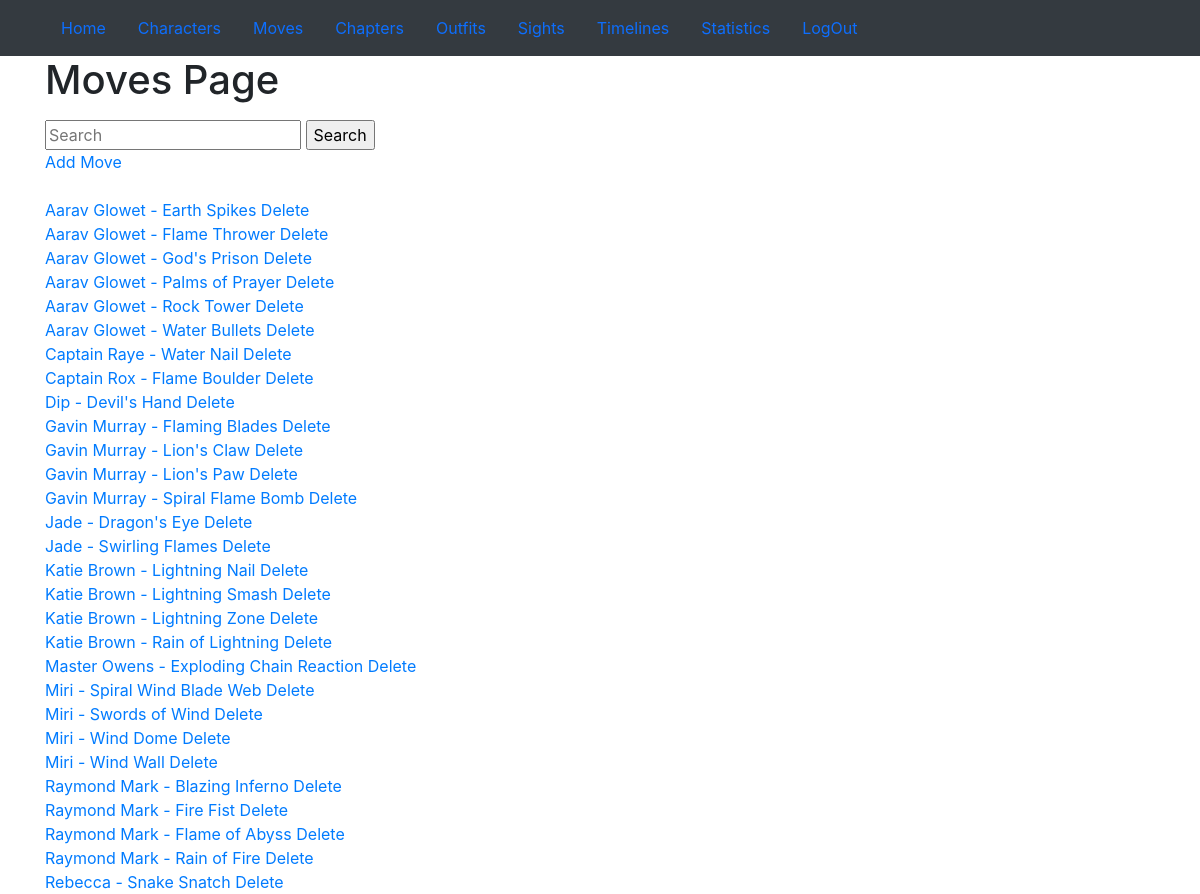
Page /light_novel/moves/ (signed in) on the committed database.
### light_novel/models.py (models this page shows, shortened)
class Move(models.Model):
    name = models.CharField(max_length=200, unique=True)
    description = models.TextField(unique=True)
    owner = models.ForeignKey(Character, null=True, related_name='character_name', on_delete=models.CASCADE)
    first_seen = models.CharField(max_length=100, null=True, blank=True)
    class Meta:
        ordering = ['owner', 'name']

class Character(models.Model):
    gender_choices = (("M", "M"), ("F", "F"))
    element_choices = (("Fire", "Fire"), ('Wind','Wind'), ('Water','Water'), ('Earth','Earth'), ('Lightning', 'Lightning'), ('Random', 'Random'), ('None', 'None'))
    hair_choices = (('black', 'black'), ('brown', 'brown'), ('blond', 'blond'), ('red', 'red'), ('grey', 'grey'))
    hair_length_choices = (('Short', 'Short'),('Medium', 'Medium'),('Long', 'Long'))
    eye_colour_choices = (('black', 'black'), ('brown', 'brown'), ('blue', 'blue'), ('grey', 'grey'), ('green', 'green'))
    main_side_choices = (('main', 'main'), ('side', 'side'))
    height_choices = (('short', 'short'), ('medium', 'medium'), ('tall', 'tall'))
    skin_choices = (('Fair', 'Fair'), ('Brown', 'Brown'), ('Black', 'Black'), ('Light', 'Light'))
    opti_pesi_choices = (('Optimistic', 'Optimistic'), ('Pessimistic', 'Pessimistic'))
    intro_extro_choices = (('Introvert', 'Introvert'), ('Extrovert', 'Extrovert'))
    bool_choices = ((True, 'Yes'), (False, 'No'))
    finance_choices = (('Rich', 'Rich'), ('Middle', 'Middle'), ('Poor', 'Poor'))
    raised_choices = (('Nurtured', 'Nurtured'), ('Neglected', 'Neglected'))
    relationship_choices = (('Single', 'Single'), ('With Someone', 'With Someone'))
    name = models.CharField(max_length=200, unique=True)
    gender = models.CharField(max_length=10, choices=gender_choices, blank=True, null=True)
    element = models.CharField(max_length=20, choices=element_choices, blank=True, null=True)
    element_description = models.TextField(null=True, blank=True)
    height = models.CharField(max_length=20, choices=height_choices, blank=True, null=True)
    hair = models.CharField(max_length=20, choices=hair_choices, blank=True, null=True)
    hair_length = models.CharField(max_length=20, choices=hair_length_choices, blank=True, null=True)
    eye_colour = models.CharField(max_length=20, choices=eye_colour_choices, blank=True, null=True)
    date_of_birth = models.DateField(max_length=100, null=True, blank=True)
    place_of_birth = models.CharField(max_length=200, null=True, blank=True)
    main_side = models.CharField(max_length=20, choices=main_side_choices, blank=True, null=True)
    current_post = models.CharField(max_length=100, null=True, blank=True)
    appearance = models.TextField(null=True, blank=True)
    outfit = models.ForeignKey(Outfit, null=True, blank=True, related_name='character_outfit', on_delete=models.CASCADE)
    skin = models.CharField(max_length=20, choices=skin_choices, blank=True, null=True)
    opti_pesi = models.CharField(max_length=20, choices=opti_pesi_choices, blank=True, null=True)
    intro_extro = models.CharField(max_length=20, choices=intro_extro_choices, blank=True, null=True)
    superiority_complex = models.BooleanField(null=True, blank=True, choices=bool_choices)
    strongest_trait = models.CharField(max_length=100, null=True, blank=True)
    weakest_trait = models.CharField(max_length=100, null=True, blank=True)
    way_to_display_affection = models.CharField(max_length=100, null=True, blank=True)
    greatest_fear = models.CharField(max_length=100, null=True, blank=True)
    philosophy_of_life = models.CharField(max_length=200, null=True, blank=True)
    goal = models.CharField(max_length=100, null=True, blank=True)
    kids = models.ForeignKey('self', null=True, blank=True, related_name="characters_kids", on_delete=models.CASCADE)
    siblings = models.ForeignKey('self', null=True, blank=True, related_name="characters_siblings", on_delete=models.CASCADE)
    best_friend = models.ForeignKey('self', null=True, blank=True, related_name="characters_best_friend", on_delete=models.CASCADE)
    likes = models.ForeignKey('self', null=True, blank=True, related_name="characters_likes", on_delete=models.CASCADE)
    best_childhood_memory = models.CharField(max_length=200, null=True, blank=True)
    worst_childhood_memory = models.CharField(max_length=200, null=True, blank=True)
    past_action_proud_of = models.CharField(max_length=200, null=True, blank=True)
    past_action_ashamed_of = models.CharField(max_length=200, null=True, blank=True)
    saved_by = models.ForeignKey('self', null=True, blank=True, related_name="characters_saved_by", on_delete=models.CASCADE)
    finance_as_child = models.CharField(max_length=20, choices=finance_choices, blank=True, null=True)
    raised = models.CharField(max_length=20, choices=raised_choices, blank=True, null=True)
    crushed_with_disappointment = models.CharField(max_length=300, null=True, blank=True)
    relationship_status = models.CharField(max_length=20, choices=relationship_choices, blank=True, null=True)
    comedy_trait = models.CharField(max_length=200, null=True, blank=True)
    weapon_or_choice = models.CharField(max_length=100, null=True, blank=True)
    despised_one = models.CharField(max_length=100, null=True, blank=True)
    peaceful_place = models.CharField(max_length=100, null=True, blank=True)
    def __str__(self):
        return self.name
    class Meta:
        ordering = ['name']

### light_novel/views.py (the view)
# urls.py: path('moves/', views.moves_view, name='moves_page'),
@login_required
def moves_view(request):
    moves = Move.objects.all()
    return render(request, 'moves_page.html', {'moves': moves})

### light_novel/templates/moves_page.html (shortened to what this page needs)
{% extends "light_novel/templates/base.html" %}
{% block content %}
  <h1>Moves Page</h1>
  <form name="SearchForm" method="GET" action="{% url 'light_novel:search' item='move' %}">
    <input type="text" name="searchFor" placeholder="Search" />
    <input type="submit" name="search" value="Search">
  </form>
  <a href='{% url "light_novel:move_add" %}'>Add Move</a><br><br>
  {% if moves %}
    {% for move in moves %}
      <a href='{% url "light_novel:move_detail" pk=move.pk %}'>{{ move.owner }} - {{ move.name }}</a>
      <a href="{% url 'light_novel:delete' item='move' pk=move.pk %}">Delete</a><br>
    {% endfor %}
  {% else %}
    <p>nothing here.</p>
  {% endif %}
{% endblock %}

### rows in the picture
Move: owner "Aarav Glowet", name "Earth Spikes"
Move: owner "Aarav Glowet", name "Flame Thrower"
Move: owner "Aarav Glowet", name "God's Prison"
Move: owner "Aarav Glowet", name "Palms of Prayer"
Move: owner "Aarav Glowet", name "Rock Tower"
Move: owner "Aarav Glowet", name "Water Bullets"
Move: owner "Captain Raye", name "Water Nail"
Move: owner "Captain Rox", name "Flame Boulder"
Move: owner "Dip", name "Devil's Hand"
Move: owner "Gavin Murray", name "Flaming Blades"
Move: owner "Gavin Murray", name "Lion's Claw"
Move: owner "Gavin Murray", name "Lion's Paw"
Move: owner "Gavin Murray", name "Spiral Flame Bomb"
Move: owner "Jade", name "Dragon's Eye"
Move: owner "Jade", name "Swirling Flames"
Move: owner "Katie Brown", name "Lightning Nail"
Move: owner "Katie Brown", name "Lightning Smash"
Move: owner "Katie Brown", name "Lightning Zone"
Move: owner "Katie Brown", name "Rain of Lightning"
Move: owner "Master Owens", name "Exploding Chain Reaction"
Move: owner "Miri", name "Spiral Wind Blade Web"
Move: owner "Miri", name "Swords of Wind"
Move: owner "Miri", name "Wind Dome"
Move: owner "Miri", name "Wind Wall"
Move: owner "Raymond Mark", name "Blazing Inferno"
Move: owner "Raymond Mark", name "Fire Fist"
Move: owner "Raymond Mark", name "Flame of Abyss"
Move: owner "Raymond Mark", name "Rain of Fire"
Move: owner "Rebecca", name "Snake Snatch"
